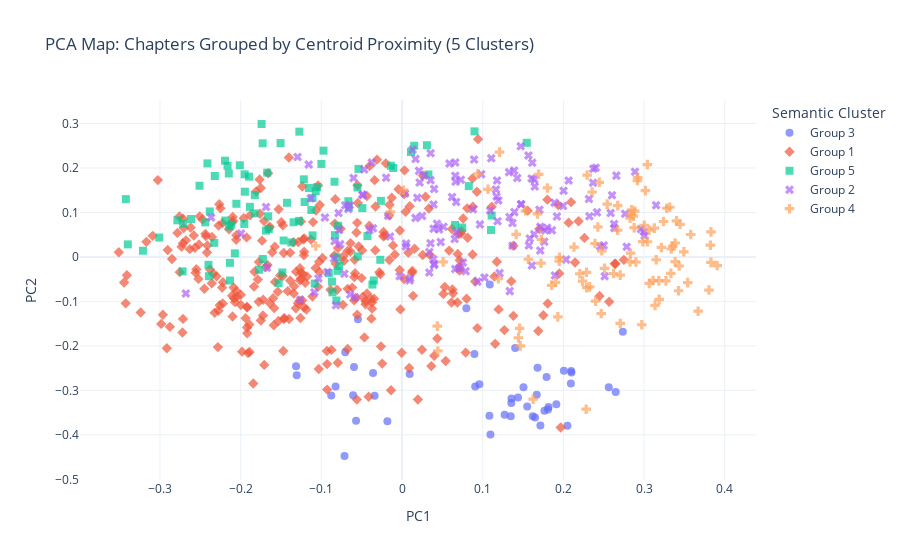

Notebook cell for this chart:
### Code cell
# 1. Calculate the "Center of Gravity" (Centroid) for each Chapter
# We group by chapter and take the mean of the PCA coordinates
chapter_centroids = df_pca.groupby('chapter')[['PC1', 'PC2']].mean().reset_index()

# 2. Perform K-Means Clustering on these 18 Centroids
# n_clusters=6 will force the algorithm to find the 6 distinct "neighborhoods"
n_clusters = 5
kmeans = KMeans(n_clusters=n_clusters, random_state=42, n_init=10)
chapter_centroids['cluster_label'] = kmeans.fit_predict(chapter_centroids[['PC1', 'PC2']])

# 3. Print the Groups
# This tells you exactly which chapters belong together
print("Suggested Chapter Groupings (6 Clusters):")
for cluster in sorted(chapter_centroids['cluster_label'].unique()):
    # Get the list of chapters in this cluster
    chapters = chapter_centroids[chapter_centroids['cluster_label'] == cluster]['chapter'].tolist()
    
    # Sort them for cleaner reading (handling if they are strings or ints)
    try:
        chapters = sorted(chapters, key=int)
    except:
        chapters = sorted(chapters)
        
    print(f"Group {cluster + 1}: Chapters {chapters}")

# 4. Map the new groups back to your main dataframe
# Create a dictionary: {Chapter_Name : Cluster_Label}
cluster_map = dict(zip(chapter_centroids['chapter'], chapter_centroids['cluster_label']))

# Create a new column 'cluster_group' for plotting
# We add 1 so the groups are named "Group 1" to "Group 6" instead of 0-5
df_pca['cluster_group'] = df_pca['chapter'].map(cluster_map).apply(lambda x: f"Group {x+1}")

# 5. Visualize the Segregated Clusters
fig = px.scatter(
    df_pca, 
    x='PC1', 
    y='PC2', 
    color='cluster_group',      # Color by the NEW group, not the old chapter
    hover_name='chapter',       # Hover still shows the specific chapter
    symbol='cluster_group',     # Optional: use different shapes for different groups
    title=f'PCA Map: Chapters Grouped by Centroid Proximity ({n_clusters} Clusters)',
    labels={'cluster_group': 'Semantic Cluster'},
    template='plotly_white',
    opacity=0.7
)

# Make markers readable
fig.update_traces(marker=dict(size=8))
fig.show()

### Figure 1 — Plotly figure (JSON) as saved in the notebook; plotly's stock layout.template omitted (floating-point values rounded to 4 significant figures; data arrays with more than 128 entries replaced by an {"elided": "..."} marker saying what was removed)
{"data": [{"hovertemplate": "<b>%{hovertext}</b><br><br>Semantic Cluster=Group 3<br>PC1=%{x}<br>PC2=%{y}<extra></extra>", "hovertext": [1.0, 1.0, 1.0, 1.0, 1.0, 1.0, 1.0, 1.0, 1.0, 1.0, 1.0, 1.0, 1.0, 1.0, 1.0, 1.0, 1.0, 1.0, 1.0, 1.0, 1.0, 1.0, 1.0, 1.0, 1.0, 1.0, 1.0, 1.0, 1.0, 1.0, 1.0, 1.0, 1.0, 1.0, 1.0, 1.0, 1.0, 1.0, 1.0, 1.0, 1.0, 1.0, 1.0, 1.0, 1.0, 1.0, 1.0], "legendgroup": "Group 3", "marker": {"color": "#636efa", "opacity": 0.7, "size": 8, "symbol": "circle"}, "mode": "markers", "name": "Group 3", "orientation": "v", "showlegend": true, "type": "scatter", "x": [0.1715, 0.1816, 0.2093, 0.205, 0.09591, 0.167, 0.2737, 0.1765, 0.2006, 0.1506, 0.1403, 0.162, 0.181, 0.2097, 0.1551, 0.1438, 0.1357, 0.2649, 0.1348, 0.1649, 0.21, 0.1792, 0.1355, 0.168, 0.2563, 0.1913, 0.1083, 0.1272, 0.1088, 0.07975, 0.1096, -0.05463, -0.1305, 0.08974, 0.09071, -0.0713, -0.01814, -0.1314, -0.08236, -0.07037, -0.03397, -0.0606, -0.08772, -0.0595, -0.05697, 0.009481, -0.03588], "xaxis": "x", "y": [-0.3793, -0.3374, -0.2847, -0.3795, -0.2863, -0.31, -0.1682, -0.3461, -0.2559, -0.2929, -0.2048, -0.3582, -0.3431, -0.2565, -0.3364, -0.3162, -0.3181, -0.3036, -0.3581, -0.3609, -0.2597, -0.2702, -0.3282, -0.2492, -0.2933, -0.3314, -0.3572, -0.3548, -0.06229, -0.1154, -0.3991, -0.14, -0.2663, -0.2185, -0.2915, -0.4476, -0.3696, -0.2457, -0.2915, -0.2145, -0.3124, -0.3108, -0.3117, -0.2475, -0.3683, -0.2633, -0.2611], "yaxis": "y"}, {"hovertemplate": "<b>%{hovertext}</b><br><br>Semantic Cluster=Group 1<br>PC1=%{x}<br>PC2=%{y}<extra></extra>", "hovertext": {"elided": "314 float values"}, "legendgroup": "Group 1", "marker": {"color": "#EF553B", "opacity": 0.7, "size": 8, "symbol": "diamond"}, "mode": "markers", "name": "Group 1", "orientation": "v", "showlegend": true, "type": "scatter", "x": {"elided": "314 float values"}, "xaxis": "x", "y": {"elided": "314 float values"}, "yaxis": "y"}, {"hovertemplate": "<b>%{hovertext}</b><br><br>Semantic Cluster=Group 5<br>PC1=%{x}<br>PC2=%{y}<extra></extra>", "hovertext": [5.0, 5.0, 5.0, 5.0, 5.0, 5.0, 5.0, 5.0, 5.0, 5.0, 5.0, 5.0, 5.0, 5.0, 5.0, 5.0, 5.0, 5.0, 5.0, 5.0, 5.0, 5.0, 5.0, 5.0, 5.0, 5.0, 5.0, 5.0, 5.0, 6.0, 6.0, 6.0, 6.0, 6.0, 6.0, 6.0, 6.0, 6.0, 6.0, 6.0, 6.0, 6.0, 6.0, 6.0, 6.0, 6.0, 6.0, 6.0, 6.0, 6.0, 6.0, 6.0, 6.0, 6.0, 6.0, 6.0, 6.0, 6.0, 6.0, 6.0, 6.0, 6.0, 6.0, 6.0, 6.0, 6.0, 6.0, 6.0, 6.0, 6.0, 6.0, 6.0, 6.0, 6.0, 6.0, 6.0, 12.0, 12.0, 12.0, 12.0, 12.0, 12.0, 12.0, 12.0, 12.0, 12.0, 12.0, 12.0, 12.0, 12.0, 12.0, 12.0, 12.0, 12.0, 12.0, 12.0], "legendgroup": "Group 5", "marker": {"color": "#00cc96", "opacity": 0.7, "size": 8, "symbol": "square"}, "mode": "markers", "name": "Group 5", "orientation": "v", "showlegend": true, "type": "scatter", "x": [-0.08625, -0.2399, -0.2438, -0.1773, -0.1207, -0.1651, -0.1671, -0.1154, -0.08315, -0.2072, -0.2785, -0.3399, -0.2383, -0.035, -0.04288, -0.0262, -0.1217, -0.03671, -0.1124, -0.1824, -0.2195, -0.153, -0.301, -0.09734, -0.2144, -0.1886, -0.05525, -0.251, 0.08278, -0.2394, -0.2327, -0.2719, -0.3423, -0.09073, -0.07793, -0.1069, -0.1727, -0.2133, -0.232, -0.07928, -0.201, -0.06604, -0.08367, -0.1505, -0.2133, -0.3211, -0.2412, -0.1951, -0.1273, -0.1741, -0.2053, -0.2615, -0.219, -0.2147, -0.1948, -0.1897, -0.2163, 0.03081, 0.1546, 0.08981, -0.05397, -0.02694, -0.05485, -0.1725, -0.2115, -0.1954, -0.08006, 0.1103, -0.08126, -0.1082, -0.08686, -0.08117, -0.1344, -0.1828, -0.1687, 0.01509, 0.06584, 0.01108, 0.03272, -0.111, -0.1468, -0.01381, 0.1111, -0.01083, -0.06654, -0.1108, -0.1276, -0.2713, -0.1483, -0.0999, -0.04916, -0.1425, -0.1659, -0.1372, -0.1055, 0.07455], "xaxis": "x", "y": [-0.07963, -0.01775, 0.07764, -0.02888, 0.1235, 0.06259, 0.1894, 0.155, 0.04885, 0.007986, 0.08222, 0.02813, 0.1023, -0.05293, 0.04669, 0.126, 0.1745, -0.06223, 0.1054, 0.1386, 0.2162, -0.05898, 0.04351, 0.2389, 0.06843, 0.1126, 0.1561, 0.16, 0.1592, -0.04328, 0.03159, -0.03251, 0.1301, -0.0365, -0.02042, 0.148, 0.2553, -0.0531, 0.1819, 0.07002, 0.206, 0.1118, 0.169, 0.256, -0.01341, 0.01388, 0.2102, 0.1857, 0.2816, 0.2988, 0.1195, 0.08517, 0.08177, 0.1875, 0.1466, 0.1804, 0.2048, 0.2511, 0.2565, 0.2822, 0.1979, -0.006484, 0.001173, -0.004747, 0.07243, 0.07408, -0.03135, 0.06038, -0.09803, -0.05987, -0.05548, -0.000581, 0.07786, 0.09776, 0.05922, 0.2499, 0.0717, 0.2358, 0.1853, 0.1322, 0.03693, 0.205, 0.09301, 0.1998, 0.1252, 0.04839, 0.08104, 0.07475, -0.035, 0.2091, 0.1097, 0.1217, 0.09115, 0.03257, 0.1568, 0.06613], "yaxis": "y"}, {"hovertemplate": "<b>%{hovertext}</b><br><br>Semantic Cluster=Group 2<br>PC1=%{x}<br>PC2=%{y}<extra></extra>", "hovertext": {"elided": "146 float values"}, "legendgroup": "Group 2", "marker": {"color": "#ab63fa", "opacity": 0.7, "size": 8, "symbol": "x"}, "mode": "markers", "name": "Group 2", "orientation": "v", "showlegend": true, "type": "scatter", "x": {"elided": "146 float values"}, "xaxis": "x", "y": {"elided": "146 float values"}, "yaxis": "y"}, {"hovertemplate": "<b>%{hovertext}</b><br><br>Semantic Cluster=Group 4<br>PC1=%{x}<br>PC2=%{y}<extra></extra>", "hovertext": [11.0, 10.0, 10.0, 10.0, 10.0, 10.0, 10.0, 10.0, 10.0, 10.0, 10.0, 10.0, 10.0, 10.0, 10.0, 10.0, 10.0, 10.0, 10.0, 10.0, 10.0, 10.0, 10.0, 10.0, 10.0, 10.0, 10.0, 10.0, 10.0, 10.0, 10.0, 10.0, 10.0, 10.0, 10.0, 10.0, 10.0, 10.0, 10.0, 10.0, 10.0, 10.0, 10.0, 11.0, 11.0, 11.0, 11.0, 11.0, 11.0, 11.0, 11.0, 11.0, 11.0, 11.0, 11.0, 11.0, 11.0, 11.0, 11.0, 11.0, 11.0, 11.0, 11.0, 11.0, 11.0, 11.0, 11.0, 11.0, 11.0, 11.0, 11.0, 11.0, 11.0, 11.0, 11.0, 11.0, 11.0, 11.0, 11.0, 11.0, 11.0, 11.0, 11.0, 11.0, 11.0, 11.0, 11.0, 11.0, 11.0, 11.0, 11.0, 11.0, 11.0, 11.0, 11.0, 11.0, 11.0], "legendgroup": "Group 4", "marker": {"color": "#FFA15A", "opacity": 0.7, "size": 8, "symbol": "cross"}, "mode": "markers", "name": "Group 4", "orientation": "v", "showlegend": true, "type": "scatter", "x": [0.3041, 0.3183, 0.3402, 0.09394, -0.1069, 0.05093, 0.2287, 0.1208, 0.2918, 0.1065, 0.001871, 0.1415, 0.3319, 0.2833, 0.3241, 0.2295, 0.2132, 0.1802, 0.1722, 0.3151, 0.292, 0.3823, 0.3017, 0.3493, 0.383, 0.2885, 0.2985, 0.3065, 0.367, 0.3386, 0.3137, 0.3271, 0.2833, 0.3061, 0.1949, 0.3128, 0.2204, 0.3541, 0.1727, 0.2868, 0.3385, 0.2428, 0.2392, 0.1678, 0.2899, 0.328, 0.2356, 0.3333, 0.2705, 0.3003, 0.2673, 0.3188, 0.2877, 0.251, 0.2826, 0.1931, 0.3907, 0.3447, 0.3112, 0.2445, 0.3829, 0.3337, 0.1693, 0.2475, 0.2621, 0.3805, 0.2705, 0.24, 0.2283, 0.1442, 0.1456, 0.0437, 0.2288, 0.3215, 0.2972, 0.0444, 0.1626, 0.1466, 0.2469, 0.2543, 0.3041, 0.3435, 0.2847, 0.2238, 0.1195, 0.2672, 0.1855, 0.3355, 0.3428, 0.3578, 0.1567, 0.1952, 0.2326, 0.1902, 0.2827, 0.1531, -0.0143], "xaxis": "x", "y": [0.03403, -0.05342, 0.08103, 0.1869, 0.02465, -0.01109, -0.03458, 0.2355, 0.1717, 0.152, 0.1499, 0.0506, 0.1116, 0.008356, 0.07958, 0.184, 0.02216, 0.1551, -0.01413, -0.006348, 0.1785, 0.02627, 0.149, 0.01144, -0.01225, 0.1031, 0.03433, -0.05944, -0.1221, -0.01083, -0.1089, -0.05383, 0.09619, 0.06002, -0.009545, 0.0647, -0.03789, -0.05784, 0.03911, 0.09159, 0.03125, 0.06732, 0.03006, 0.09665, -0.01151, 0.1094, 0.1459, -0.03698, -0.1497, 0.07115, 0.1153, -0.09543, 0.0657, -0.02586, -0.01138, -0.1348, -0.01948, 0.0733, -0.0532, 0.1677, 0.05634, 0.01771, 0.1855, 0.01372, -0.03731, -0.0745, -0.04086, -0.0994, -0.3424, -0.1818, -0.1606, -0.1556, -0.06924, 0.02125, -0.1526, -0.2114, -0.3199, -0.2, -0.1274, 0.1187, 0.2077, -0.0205, 0.1058, -0.05445, -0.04893, 0.06005, -0.0638, 0.02392, -0.0761, 0.05032, -0.005325, -0.0008982, -0.06746, -0.05727, 0.08729, 0.1036, 0.1011], "yaxis": "y"}], "layout": {"legend": {"title": {"text": "Semantic Cluster"}, "tracegroupgap": 0}, "title": {"text": "PCA Map: Chapters Grouped by Centroid Proximity (5 Clusters)"}, "xaxis": {"anchor": "y", "domain": [0, 1], "title": {"text": "PC1"}}, "yaxis": {"anchor": "x", "domain": [0, 1], "title": {"text": "PC2"}}}}
